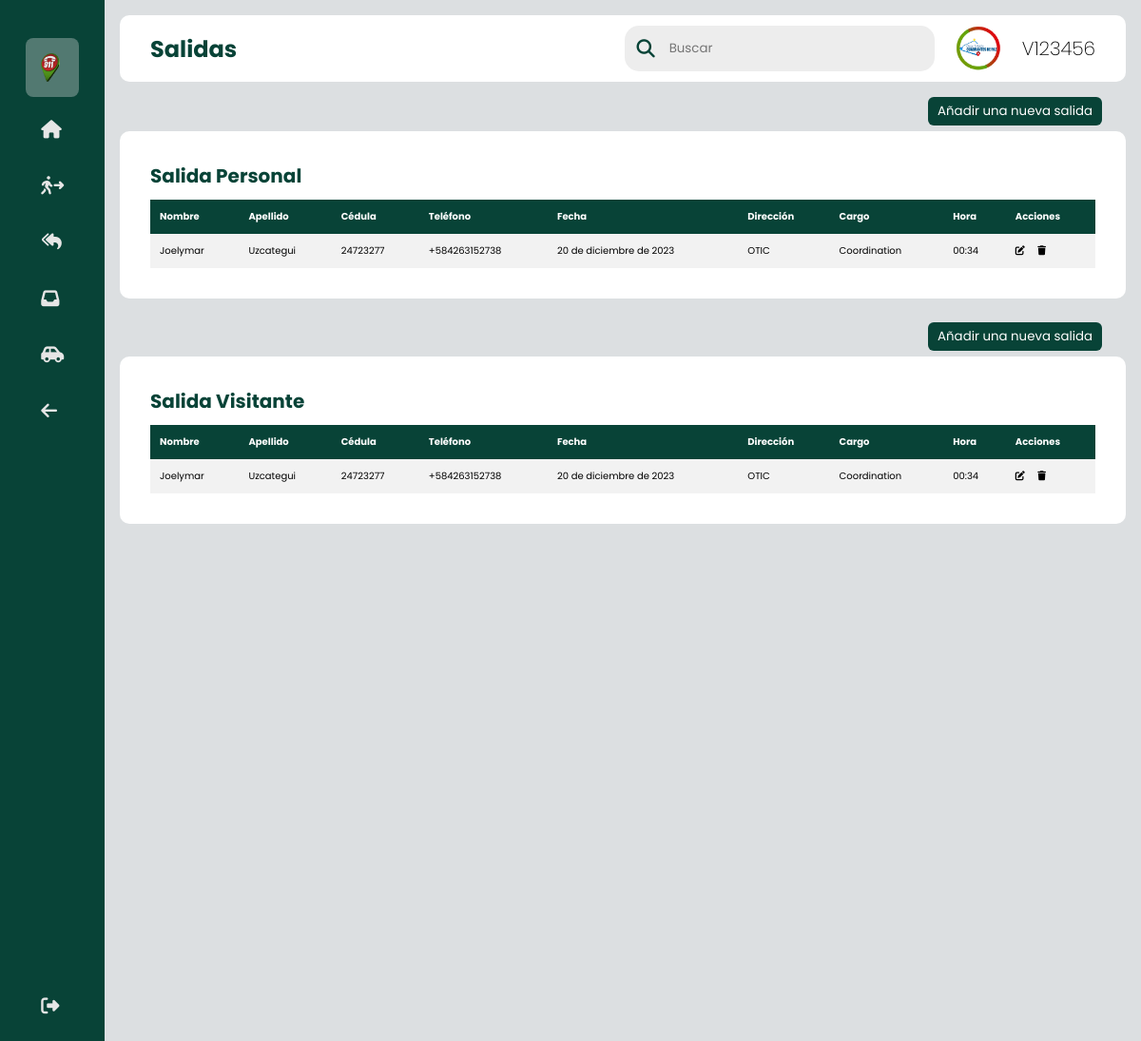
Screenshot of /seguridad/salidap (signed in) with the database file from the repository.
### sistema/models.py (models this page shows, shortened)
class UserC(AbstractUser, PermissionsMixin):
    STATUS = (
        ('estandar', 'estandar'),
        ('admin', 'admin'),
        ('superu', 'superu'),
    )
    username = models.CharField(max_length=200, verbose_name='Cédula:', default='', unique=True)
    nombre = models.CharField(max_length=200, verbose_name='Nombre:', default='')
    apellido = models.CharField(max_length=200, verbose_name='Apellido:', default='')
    password = models.CharField(max_length=200, verbose_name='Contraseña:', default='')
    tipo = models.CharField(max_length=200, verbose_name='Tipo de Usuario:', choices=STATUS, default='')
    sede = models.CharField(max_length=200, verbose_name='Sede:', default='')
    departamento = models.CharField(max_length=200, verbose_name='Departamento:', default='')
    USERNAME_FIELD = 'username'

class Salidap(models.Model):
    name = models.CharField(max_length=64, verbose_name='Nombre:', default='')
    apellido = models.CharField(max_length=64, verbose_name='Apellido:', default='')
    cedula = models.CharField(max_length=64, verbose_name='Cédula:', default='')
    telefono = models.CharField(max_length=64, verbose_name='Teléfono:', default='')
    fecha = models.DateField(verbose_name='Fecha')
    direccion = models.CharField(max_length=64, verbose_name='Dirección:', default='')
    cargo = models.CharField(max_length=64, verbose_name='Cargo:', default='')
    hora = models.CharField(max_length=64, verbose_name='Hora de Entrada:', default='')

### sistema/decorators.py (the view)
        def wrapper_func(request, *args, **kwargs):
            group = None
            if request.user.groups.exists():
                group = request.user.groups.all()[0].name
            if group in allowed_roles:
                return view_func(request, *args, **kwargs)
            else:
                return redirect('403')

### sistema/forms.py
class SalidapForm(forms.ModelForm):
    fecha = forms.CharField(widget=forms.TextInput(attrs={'type':'date'}))
    hora = forms.CharField(widget=forms.TextInput(attrs={'type':'time'}))
    class Meta:
        model = Salidap
        fields = ('name', 'apellido', 'cedula', 'telefono', 'fecha', 'direccion', 'cargo', 'hora')

class SalidapEForm(forms.ModelForm):
    fecha = forms.CharField(widget=forms.TextInput(attrs={'type':'date'}))
    hora = forms.CharField(widget=forms.TextInput(attrs={'type':'time'}))
    class Meta:
        model = Salidap
        fields = ('name', 'apellido', 'cedula', 'telefono', 'fecha', 'direccion', 'cargo', 'hora')

### sistema/views.py (called while the page is built, shortened)
@login_required(login_url='login')
@allowed_users(allowed_roles=['admin', 'seguridad'])
def salidap(request):
    salidapp = Salidap.objects.all()
    context = {'form2': SalidapForm(), 'formesp': SalidapEForm(), 'salidapp': salidapp}
    return render(request, 'seguridad/salidap.html', context)

### sistema/templates/seguridad/salidap.html (shortened to what this page needs)
{% load static %}
<!DOCTYPE html>
<html lang="en">
	<head>
  		<link rel="stylesheet" type="text/css" href="{% static 'css/style.css' %}">
        <link rel="stylesheet" href="https://cdnjs.cloudflare.com/ajax/libs/font-awesome/6.4.0/css/all.min.css">
	</head>
    <body>
        <div class="sidebar">
            <div class="logo"></div>
            <ul class="menu">
                <li class="active">
                    <a href="#">
                            <img style="width:20px; height: 30px;" src="{% static 'img/favicon.png' %}">
                    </a>
                </li>
                <li>
                    <a href="../seguridad/">
                        <i class="fa-solid fa-house"></i>
                    </a>
                </li>
                <li>
                    <a href="../seguridad/entradap">
                        <i class="fa-solid fa-person-walking-arrow-right"></i>
                    </a>
                </li>
                <li>
                    <a href="../seguridad/salidap">
                        </i><i class="fa-solid fa-reply-all"></i>
                    </a>
                </li>
                <li>
                    <a href="../seguridad/gestion">
                        <i class="fa-solid fa-inbox"></i>
                    </a>
                </li>
                <li>
                    <a href="../seguridad/vehiculos">
                        <i class="fa-solid fa-car-side"></i>
                    </a>
                    <li class="logout.new">
                        <a href="../modulos">
                            <i class="fa-solid fa-arrow-left"></i>
                        </a>
                    </li>
                </li>
                <li class="logout">
                    <a href="{% url 'logout' %}">
                        <i class="fa-solid fa-right-from-bracket"></i>
                    </a>
                </li>
            </ul>
        </div>
        <div class="main--content">
            <div class="header--wrapper">
                <div class="header--title">
                    <h2>Salidas</h2>
                </div>
                <div class="user--info">
                    <div class="searh--box">
                    <i class="fa-solid fa-magnifying-glass"></i>
                    <input type="text" placeholder="Buscar" />
                </div>
                    <img src="{% static 'img/ven911.jpg' %}">
                    <h2 class="title">V{{request.user.username}}</h2>
                </div>
            </div>
            <div align="right" style="margin-right: 25px; margin-bottom: -10px;">
                    <button id="myBtn" class="btn">Añadir una nueva salida</button>
            </div>
            <div class="tabular--wrapper">
                <h3 class="main--title">Salida Personal</h3>
                <div class="table-container">
                    <table>
                        <thead>
                            <tr>
                                <th>Nombre</th>
                                <th>Apellido</th>
                                <th>Cédula</th>
                                <th>Teléfono</th>
                                <th>Fecha</th>
                                <th>Dirección</th>
                                <th>Cargo</th>
                                <th>Hora</th>
                                <th>Acciones</th>
                            </tr>
                            <tbody>
                                {% for archivo in salidapp %}
                                    <tr>
                                        <td>{{ archivo.name }}</td>
                                        <td>{{ archivo.apellido }}</td>
                                        <td>{{ archivo.cedula }}</td>
                                        <td>{{ archivo.telefono }}</td>
                                        <td>{{ archivo.fecha }}</td>
                                        <td>{{ archivo.direccion }}</td>
                                        <td>{{ archivo.cargo }}</td>
                                        <td>{{ archivo.hora }}</td>
                                        <td>
                                            <a href="#" id="myBtnn3{{ archivo.id }}" style="color: black;"><i class="fa-solid fa-pen-to-square"></i></a>
                                            <a href="#" id="myBtnn2{{ archivo.id }}" style="color: black;"><i class="fa-solid fa-trash"></i></a>
                                        </td>
                                    </tr>
                                {% endfor %}
                            </tbody>
                        </thead>
                    </table>
                </div>
            </div>
            <br>
<div align="right" style="margin-right: 25px; margin-bottom: -10px;">
    <button id="myBtn" class="btn">Añadir una nueva salida</button>
</div>
<div class="tabular--wrapper">
<h3 class="main--title">Salida Visitante</h3>
<div class="table-container">
    <table>
        <thead>
            <tr>
                <th>Nombre</th>
                <th>Apellido</th>
                <th>Cédula</th>
                <th>Teléfono</th>
                <th>Fecha</th>
                <th>Dirección</th>
                <th>Cargo</th>
                <th>Hora</th>
                <th>Acciones</th>
            </tr>
            <tbody>
                {% for archivo in salidapp %}
                    <tr>
                        <td>{{ archivo.name }}</td>
                        <td>{{ archivo.apellido }}</td>
                        <td>{{ archivo.cedula }}</td>
                        <td>{{ archivo.telefono }}</td>
                        <td>{{ archivo.fecha }}</td>
                        <td>{{ archivo.direccion }}</td>
                        <td>{{ archivo.cargo }}</td>
                        <td>{{ archivo.hora }}</td>
                        <td>
                            <a href="#" id="myBtnn3{{ archivo.id }}" style="color: black;"><i class="fa-solid fa-pen-to-square"></i></a>
                            <a href="#" id="myBtnn2{{ archivo.id }}" style="color: black;"><i class="fa-solid fa-trash"></i></a>
                        </td>
                    </tr>
                {% endfor %}
            </tbody>
        </thead>
    </table>
    </div>
</div>
<br>
    </body>
</html>

### sistema/static/css/style.css (style rules this page uses)
* { margin: 0; padding: 0; border: none; outline: none; box-sizing: border-box; font-family: "Poppins", sans-serif; }
body { display: flex; }
.sidebar { position: sticky; top: 0; left: 0; bottom: 0; width: 110px; height: 100vh; padding: 0 1.7rem; color: #ffffff; transition: all 0.5s linear; background: #084337; }
.logo { height: 10px; padding: 16px; }
.menu { height: 88%; position: relative; list-style: none; padding: 0; }
.menu li { padding: 1rem; margin: 8px 0; border-radius: 8px; transition: all 0.5s ease-in-out; }
.menu li:hover, .active { background: #e0e0e058; }
.menu a { color:#e6e6e6; font-size: 10px; text-decoration: none; display: flex; align-items: center; gap: 1.5rem; }
.menu a i { font-size: 1.2rem; }
.logout { position: absolute; bottom: 0; left: 0; width: 100%; }
.main--content { position: relative; background: #DCDFE1; width: 100%; padding: 1rem; }
.header--wrapper img { width: 60px; height: 50px; cursor: pointer; border-radius: 50%; }
.header--wrapper { display: flex; justify-content: space-between; align-items: center; flex-wrap: wrap; background: #ffffff; border-radius: 10px; padding: 10px 2rem; margin-bottom: 1rem; }
.header--title { color: #084337; }
.user--info { display: flex; align-items: center; gap: 1rem; }
.searh--box { background:rgb(237, 237, 237); border-radius: 15px; color: #084337; display: flex; align-items: center; gap: 5px; padding: 4px 12px; }
.searh--box input { background: transparent; color: rgb(6, 31, 11); padding: 10px; }
.searh--box i { font-size: 1.2rem; cursor: pointer; transition: all 0.5s ease-in-out; }
.main--title { color: #084337; padding-bottom: 10px; font-size: 20px; }
.title { font-size: 20px; font-weight: 200; }
.tabular--wrapper { background: #ffffff; margin-top: 1rem; border-radius: 10px; padding: 2rem; }
.table-container { width: 100%; overflow:auto; }
table { width: 100%; border-collapse: collapse; }
thead { background: #084337; color: #ffffff; }
th { padding: 10px; text-align: left; font-size: 10px; }
tbody { background: #f2f2f2; }
td { padding: 10px; font-size: 10px; color: rgb(0, 0, 0); }
.btn { position: relative; padding: 5px 10px; background: #084337; text-decoration: none; color: #ffffff; border-radius: 6px; }

### rows the page displays
UserC: user.username "123456"
Salidap: name "Joelymar", apellido "Uzcategui", cedula "24723277", telefono "+584263152738", fecha "20 de diciembre de 2023", direccion "OTIC", cargo "Coordination", hora "00:34"
